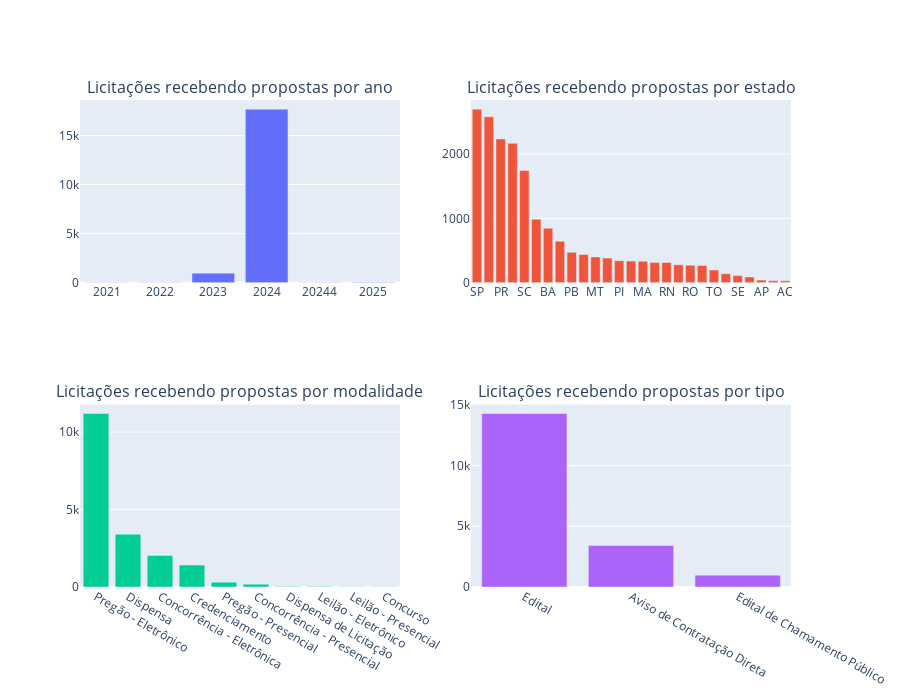

Notebook code cell kept with this figure:
### Code cell
from plotly.subplots import make_subplots
import plotly.graph_objects as go

# Initialize figure with subplots
fig = make_subplots(rows=2, cols=2, subplot_titles=("Licitações recebendo propostas por ano", "Licitações recebendo propostas por estado",
                                                "Licitações recebendo propostas por modalidade", "Licitações recebendo propostas por tipo"))

# Add traces

#Licitações por ano
licit_anos = licit_anos.sort_values(by='ano')
fig.add_trace(go.Bar(x=licit_anos['ano'], y=licit_anos['total']), row=1, col=1),

#Licitações por estado
fig.add_trace(go.Bar(x=licit_ufs['id'], y=licit_ufs['total']), row=1, col=2)

#Licitações por modalidade
fig.add_trace(go.Bar(x=licit_modalidades['nome'], y=licit_modalidades['total']), row=2, col=1)

#Licitações por tipo
fig.add_trace(go.Bar(x=licit_tipo['nome'], y=licit_tipo['total']), row=2, col=2)

# Update title and height
fig.update_layout(showlegend=False, height=700)

fig.show()

### Figure 1 — Plotly figure (JSON) as saved in the notebook; plotly's stock layout.template omitted (floating-point values rounded to 4 significant figures)
{"data": [{"type": "bar", "x": ["2021", "2022", "2023", "2024", "20244", "2025"], "xaxis": "x", "y": [1, 8, 968, 17681, 1, 26], "yaxis": "y"}, {"type": "bar", "x": ["SP", "MG", "PR", "RS", "SC", "GO", "BA", "RJ", "PB", "CE", "MT", "PE", "PI", "DF", "MA", "PA", "RN", "MS", "RO", "ES", "TO", "AM", "SE", "AL", "AP", "RR", "AC"], "xaxis": "x2", "y": [2700, 2582, 2236, 2168, 1745, 987, 848, 645, 472, 437, 400, 382, 342, 335, 332, 315, 314, 278, 272, 267, 195, 138, 109, 89, 39, 30, 28], "yaxis": "y2"}, {"type": "bar", "x": ["Pregão - Eletrônico", "Dispensa", "Concorrência - Eletrônica", "Credenciamento", "Pregão - Presencial", "Concorrência - Presencial", "Dispensa de Licitação", "Leilão - Eletrônico", "Leilão - Presencial", "Concurso"], "xaxis": "x3", "y": [11199, 3408, 2039, 1415, 313, 183, 39, 34, 23, 17], "yaxis": "y3"}, {"type": "bar", "x": ["Edital", "Aviso de Contratação Direta", "Edital de Chamamento Público"], "xaxis": "x4", "y": [14289, 3418, 978], "yaxis": "y4"}], "layout": {"annotations": [{"font": {"size": 16}, "showarrow": false, "text": "Licitações recebendo propostas por ano", "x": 0.225, "xanchor": "center", "xref": "paper", "y": 1, "yanchor": "bottom", "yref": "paper"}, {"font": {"size": 16}, "showarrow": false, "text": "Licitações recebendo propostas por estado", "x": 0.775, "xanchor": "center", "xref": "paper", "y": 1, "yanchor": "bottom", "yref": "paper"}, {"font": {"size": 16}, "showarrow": false, "text": "Licitações recebendo propostas por modalidade", "x": 0.225, "xanchor": "center", "xref": "paper", "y": 0.375, "yanchor": "bottom", "yref": "paper"}, {"font": {"size": 16}, "showarrow": false, "text": "Licitações recebendo propostas por tipo", "x": 0.775, "xanchor": "center", "xref": "paper", "y": 0.375, "yanchor": "bottom", "yref": "paper"}], "height": 700, "showlegend": false, "xaxis": {"anchor": "y", "domain": [0, 0.45]}, "xaxis2": {"anchor": "y2", "domain": [0.55, 1]}, "xaxis3": {"anchor": "y3", "domain": [0, 0.45]}, "xaxis4": {"anchor": "y4", "domain": [0.55, 1]}, "yaxis": {"anchor": "x", "domain": [0.625, 1]}, "yaxis2": {"anchor": "x2", "domain": [0.625, 1]}, "yaxis3": {"anchor": "x3", "domain": [0, 0.375]}, "yaxis4": {"anchor": "x4", "domain": [0, 0.375]}}}
